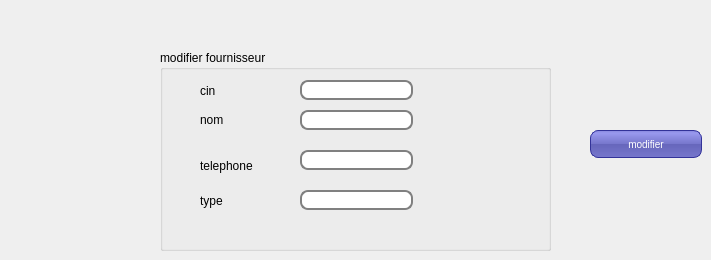
      <widget class="QWidget" name="tab_4">
       <attribute name="title">
        <string>modifier founisseur</string>
       </attribute>
       <widget class="QGroupBox" name="groupBox_2">
        <property name="geometry">
         <rect>
          <x>160</x>
          <y>50</y>
          <width>391</width>
          <height>201</height>
         </rect>
        </property>
        <property name="title">
         <string>modifier fournisseur</string>
        </property>
        <widget class="QLabel" name="label_5">
         <property name="geometry">
          <rect>
           <x>40</x>
           <y>30</y>
           <width>71</width>
           <height>21</height>
          </rect>
         </property>
         <property name="text">
          <string>cin</string>
         </property>
        </widget>
        <widget class="QLabel" name="label_6">
         <property name="geometry">
          <rect>
           <x>40</x>
           <y>60</y>
           <width>61</width>
           <height>20</height>
          </rect>
         </property>
         <property name="text">
          <string>nom</string>
         </property>
        </widget>
        <widget class="QLabel" name="label_7">
         <property name="geometry">
          <rect>
           <x>40</x>
           <y>100</y>
           <width>61</width>
           <height>31</height>
          </rect>
         </property>
         <property name="text">
          <string>telephone</string>
         </property>
        </widget>
        <widget class="QLabel" name="label_8">
         <property name="geometry">
          <rect>
           <x>40</x>
           <y>140</y>
           <width>81</width>
           <height>21</height>
          </rect>
         </property>
         <property name="text">
          <string>type</string>
         </property>
        </widget>
        <widget class="QLineEdit" name="ancien_cin">
         <property name="geometry">
          <rect>
           <x>140</x>
           <y>30</y>
           <width>113</width>
           <height>20</height>
          </rect>
         </property>
         <property name="styleSheet">
          <string notr="true">QLineEdit {
padding: 1px;
border-style: solid;
border: 2px solid gray;
border-radius: 8px;
}</string>
         </property>
        </widget>
        <widget class="QLineEdit" name="le_nom_2">
         <property name="geometry">
          <rect>
           <x>140</x>
           <y>60</y>
           <width>113</width>
           <height>20</height>
          </rect>
         </property>
         <property name="styleSheet">
          <string notr="true">QLineEdit {
padding: 1px;
border-style: solid;
border: 2px solid gray;
border-radius: 8px;
}</string>
         </property>
        </widget>
        <widget class="QLineEdit" name="le_telephone_2">
         <property name="geometry">
          <rect>
           <x>140</x>
           <y>100</y>
           <width>113</width>
           <height>20</height>
          </rect>
         </property>
         <property name="styleSheet">
          <string notr="true">QLineEdit {
padding: 1px;
border-style: solid;
border: 2px solid gray;
border-radius: 8px;
}</string>
         </property>
        </widget>
        <widget class="QLineEdit" name="le_type_2">
         <property name="geometry">
          <rect>
           <x>140</x>
           <y>140</y>
           <width>113</width>
           <height>20</height>
          </rect>
         </property>
         <property name="styleSheet">
          <string notr="true">QLineEdit {
padding: 1px;
border-style: solid;
border: 2px solid gray;
border-radius: 8px;
}</string>
         </property>
        </widget>
       </widget>
       <widget class="QPushButton" name="modifierfournisseur">
        <property name="geometry">
         <rect>
          <x>590</x>
          <y>130</y>
          <width>112</width>
          <height>28</height>
         </rect>
        </property>
        <property name="palette">
         <palette>
          <active>
           <colorrole role="WindowText">
            <brush brushstyle="SolidPattern">
             <color alpha="255">
              <red>255</red>
              <green>255</green>
              <blue>255</blue>
             </color>
            </brush>
           </colorrole>
           <colorrole role="Button">
            <brush brushstyle="LinearGradientPattern">
             <gradient startx="0.000000000000000" starty="0.000000000000000" endx="0.000000000000000" endy="1.000000000000000" type="LinearGradient" spread="PadSpread" coordinatemode="ObjectBoundingMode">
              <gradientstop position="0.000000000000000">
               <color alpha="255">
                <red>136</red>
                <green>136</green>
                <blue>221</blue>
               </color>
              </gradientstop>
              <gradientstop position="0.100000000000000">
               <color alpha="255">
                <red>153</red>
                <green>153</green>
                <blue>238</blue>
               </color>
              </gradientstop>
              <gradientstop position="0.490000000000000">
               <color alpha="255">
                <red>119</red>
                <green>119</green>
                <blue>204</blue>
               </color>
              </gradientstop>
              <gradientstop position="0.500000000000000">
               <color alpha="255">
                <red>102</red>
                <green>102</green>
                <blue>187</blue>
               </color>
              </gradientstop>
              <gradientstop position="1.000000000000000">
               <color alpha="255">
                <red>119</red>
                <green>119</green>
                <blue>204</blue>
               </color>
              </gradientstop>
             </gradient>
            </brush>
           </colorrole>
           <colorrole role="Light">
            <brush brushstyle="SolidPattern">
             <color alpha="255">
              <red>213</red>
              <green>127</green>
              <blue>255</blue>
             </color>
            </brush>
           </colorrole>
           <colorrole role="Midlight">
            <brush brushstyle="SolidPattern">
             <color alpha="255">
              <red>191</red>
              <green>63</green>
              <blue>255</blue>
             </color>
            </brush>
           </colorrole>
           <colorrole role="Dark">
            <brush brushstyle="SolidPattern">
             <color alpha="255">
              <red>85</red>
              <green>0</green>
              <blue>127</blue>
             </color>
            </brush>
           </colorrole>
           <colorrole role="Mid">
            <brush brushstyle="SolidPattern">
             <color alpha="255">
              <red>113</red>
              <green>0</green>
              <blue>170</blue>
             </color>
            </brush>
           </colorrole>
           <colorrole role="Text">
            <brush brushstyle="SolidPattern">
             <color alpha="255">
              <red>255</red>
              <green>255</green>
              <blue>255</blue>
             </color>
            </brush>
           </colorrole>
           <colorrole role="BrightText">
            <brush brushstyle="SolidPattern">
             <color alpha="255">
              <red>255</red>
              <green>255</green>
              <blue>255</blue>
             </color>
            </brush>
           </colorrole>
           <colorrole role="ButtonText">
            <brush brushstyle="SolidPattern">
             <color alpha="255">
              <red>255</red>
              <green>255</green>
              <blue>255</blue>
             </color>
            </brush>
           </colorrole>
           <colorrole role="Base">
            <brush brushstyle="LinearGradientPattern">
             <gradient startx="0.000000000000000" starty="0.000000000000000" endx="0.000000000000000" endy="1.000000000000000" type="LinearGradient" spread="PadSpread" coordinatemode="ObjectBoundingMode">
              <gradientstop position="0.000000000000000">
               <color alpha="255">
                <red>136</red>
                <green>136</green>
                <blue>221</blue>
               </color>
              </gradientstop>
              <gradientstop position="0.100000000000000">
               <color alpha="255">
                <red>153</red>
                <green>153</green>
                <blue>238</blue>
               </color>
              </gradientstop>
              <gradientstop position="0.490000000000000">
               <color alpha="255">
                <red>119</red>
                <green>119</green>
                <blue>204</blue>
               </color>
              </gradientstop>
              <gradientstop position="0.500000000000000">
               <color alpha="255">
                <red>102</red>
                <green>102</green>
                <blue>187</blue>
               </color>
              </gradientstop>
              <gradientstop position="1.000000000000000">
               <color alpha="255">
                <red>119</red>
                <green>119</green>
                <blue>204</blue>
               </color>
              </gradientstop>
             </gradient>
            </brush>
           </colorrole>
           <colorrole role="Window">
            <brush brushstyle="LinearGradientPattern">
             <gradient startx="0.000000000000000" starty="0.000000000000000" endx="0.000000000000000" endy="1.000000000000000" type="LinearGradient" spread="PadSpread" coordinatemode="ObjectBoundingMode">
              <gradientstop position="0.000000000000000">
               <color alpha="255">
                <red>136</red>
                <green>136</green>
                <blue>221</blue>
               </color>
              </gradientstop>
              <gradientstop position="0.100000000000000">
               <color alpha="255">
                <red>153</red>
                <green>153</green>
                <blue>238</blue>
               </color>
              </gradientstop>
              <gradientstop position="0.490000000000000">
               <color alpha="255">
                <red>119</red>
                <green>119</green>
                <blue>204</blue>
               </color>
              </gradientstop>
              <gradientstop position="0.500000000000000">
               <color alpha="255">
                <red>102</red>
                <green>102</green>
                <blue>187</blue>
               </color>
              </gradientstop>
              <gradientstop position="1.000000000000000">
               <color alpha="255">
                <red>119</red>
                <green>119</green>
                <blue>204</blue>
               </color>
              </gradientstop>
             </gradient>
            </brush>
           </colorrole>
           <colorrole role="Shadow">
            <brush brushstyle="SolidPattern">
             <color alpha="255">
              <red>0</red>
              <green>0</green>
              <blue>0</blue>
             </color>
            </brush>
           </colorrole>
           <colorrole role="AlternateBase">
            <brush brushstyle="SolidPattern">
             <color alpha="255">
              <red>212</red>
              <green>127</green>
              <blue>255</blue>
             </color>
            </brush>
           </colorrole>
           <colorrole role="ToolTipBase">
            <brush brushstyle="SolidPattern">
             <color alpha="255">
              <red>255</red>
              <green>255</green>
              <blue>220</blue>
             </color>
            </brush>
           </colorrole>
           <colorrole role="ToolTipText">
            <brush brushstyle="SolidPattern">
             <color alpha="255">
              <red>0</red>
              <green>0</green>
              <blue>0</blue>
             </color>
            </brush>
           </colorrole>
           <colorrole role="PlaceholderText">
            <brush brushstyle="SolidPattern">
             <color alpha="128">
              <red>0</red>
              <green>0</green>
              <blue>0</blue>
             </color>
            </brush>
           </colorrole>
          </active>
          <inactive>
           <colorrole role="WindowText">
            <brush brushstyle="SolidPattern">
             <color alpha="255">
              <red>255</red>
              <green>255</green>
              <blue>255</blue>
             </color>
            </brush>
           </colorrole>
           <colorrole role="Button">
            <brush brushstyle="LinearGradientPattern">
             <gradient startx="0.000000000000000" starty="0.000000000000000" endx="0.000000000000000" endy="1.000000000000000" type="LinearGradient" spread="PadSpread" coordinatemode="ObjectBoundingMode">
              <gradientstop position="0.000000000000000">
               <color alpha="255">
                <red>136</red>
                <green>136</green>
                <blue>221</blue>
               </color>
              </gradientstop>
              <gradientstop position="0.100000000000000">
               <color alpha="255">
                <red>153</red>
                <green>153</green>
                <blue>238</blue>
               </color>
              </gradientstop>
              <gradientstop position="0.490000000000000">
               <color alpha="255">
                <red>119</red>
                <green>119</green>
                <blue>204</blue>
               </color>
              </gradientstop>
              <gradientstop position="0.500000000000000">
               <color alpha="255">
                <red>102</red>
                <green>102</green>
                <blue>187</blue>
               </color>
              </gradientstop>
              <gradientstop position="1.000000000000000">
               <color alpha="255">
                <red>119</red>
                <green>119</green>
                <blue>204</blue>
               </color>
              </gradientstop>
             </gradient>
            </brush>
           </colorrole>
           <colorrole role="Light">
            <brush brushstyle="SolidPattern">
             <color alpha="255">
              <red>213</red>
              <green>127</green>
              <blue>255</blue>
             </color>
            </brush>
           </colorrole>
           <colorrole role="Midlight">
            <brush brushstyle="SolidPattern">
             <color alpha="255">
              <red>191</red>
              <green>63</green>
              <blue>255</blue>
             </color>
            </brush>
           </colorrole>
           <colorrole role="Dark">
            <brush brushstyle="SolidPattern">
             <color alpha="255">
              <red>85</red>
              <green>0</green>
              <blue>127</blue>
             </color>
            </brush>
           </colorrole>
           <colorrole role="Mid">
            <brush brushstyle="SolidPattern">
             <color alpha="255">
              <red>113</red>
              <green>0</green>
              <blue>170</blue>
             </color>
            </brush>
           </colorrole>
           <colorrole role="Text">
            <brush brushstyle="SolidPattern">
             <color alpha="255">
              <red>255</red>
              <green>255</green>
              <blue>255</blue>
             </color>
            </brush>
           </colorrole>
           <colorrole role="BrightText">
            <brush brushstyle="SolidPattern">
             <color alpha="255">
              <red>255</red>
              <green>255</green>
              <blue>255</blue>
             </color>
            </brush>
           </colorrole>
           <colorrole role="ButtonText">
            <brush brushstyle="SolidPattern">
             <color alpha="255">
              <red>255</red>
              <green>255</green>
              <blue>255</blue>
             </color>
            </brush>
           </colorrole>
           <colorrole role="Base">
            <brush brushstyle="LinearGradientPattern">
             <gradient startx="0.000000000000000" starty="0.000000000000000" endx="0.000000000000000" endy="1.000000000000000" type="LinearGradient" spread="PadSpread" coordinatemode="ObjectBoundingMode">
              <gradientstop position="0.000000000000000">
               <color alpha="255">
                <red>136</red>
                <green>136</green>
                <blue>221</blue>
               </color>
              </gradientstop>
              <gradientstop position="0.100000000000000">
               <color alpha="255">
                <red>153</red>
                <green>153</green>
                <blue>238</blue>
               </color>
              </gradientstop>
              <gradientstop position="0.490000000000000">
               <color alpha="255">
                <red>119</red>
                <green>119</green>
                <blue>204</blue>
               </color>
              </gradientstop>
              <gradientstop position="0.500000000000000">
               <color alpha="255">
                <red>102</red>
                <green>102</green>
                <blue>187</blue>
               </color>
              </gradientstop>
              <gradientstop position="1.000000000000000">
               <color alpha="255">
                <red>119</red>
                <green>119</green>
                <blue>204</blue>
               </color>
              </gradientstop>
             </gradient>
            </brush>
           </colorrole>
           <colorrole role="Window">
            <brush brushstyle="LinearGradientPattern">
             <gradient startx="0.000000000000000" starty="0.000000000000000" endx="0.000000000000000" endy="1.000000000000000" type="LinearGradient" spread="PadSpread" coordinatemode="ObjectBoundingMode">
              <gradientstop position="0.000000000000000">
               <color alpha="255">
                <red>136</red>
                <green>136</green>
                <blue>221</blue>
               </color>
              </gradientstop>
              <gradientstop position="0.100000000000000">
               <color alpha="255">
                <red>153</red>
                <green>153</green>
                <blue>238</blue>
               </color>
              </gradientstop>
              <gradientstop position="0.490000000000000">
               <color alpha="255">
                <red>119</red>
                <green>119</green>
                <blue>204</blue>
               </color>
              </gradientstop>
              <gradientstop position="0.500000000000000">
               <color alpha="255">
                <red>102</red>
                <green>102</green>
                <blue>187</blue>
               </color>
              </gradientstop>
              <gradientstop position="1.000000000000000">
               <color alpha="255">
                <red>119</red>
                <green>119</green>
                <blue>204</blue>
               </color>
              </gradientstop>
             </gradient>
            </brush>
           </colorrole>
           <colorrole role="Shadow">
            <brush brushstyle="SolidPattern">
             <color alpha="255">
              <red>0</red>
              <green>0</green>
              <blue>0</blue>
             </color>
            </brush>
           </colorrole>
           <colorrole role="AlternateBase">
            <brush brushstyle="SolidPattern">
             <color alpha="255">
              <red>212</red>
              <green>127</green>
              <blue>255</blue>
             </color>
            </brush>
           </colorrole>
           <colorrole role="ToolTipBase">
            <brush brushstyle="SolidPattern">
             <color alpha="255">
              <red>255</red>
              <green>255</green>
              <blue>220</blue>
             </color>
            </brush>
           </colorrole>
           <colorrole role="ToolTipText">
            <brush brushstyle="SolidPattern">
             <color alpha="255">
              <red>0</red>
              <green>0</green>
              <blue>0</blue>
             </color>
            </brush>
           </colorrole>
           <colorrole role="PlaceholderText">
            <brush brushstyle="SolidPattern">
             <color alpha="128">
              <red>0</red>
              <green>0</green>
              <blue>0</blue>
             </color>
            </brush>
           </colorrole>
          </inactive>
          <disabled>
           <colorrole role="WindowText">
            <brush brushstyle="SolidPattern">
             <color alpha="255">
              <red>255</red>
              <green>255</green>
              <blue>255</blue>
             </color>
            </brush>
           </colorrole>
           <colorrole role="Button">
            <brush brushstyle="LinearGradientPattern">
             <gradient startx="0.000000000000000" starty="0.000000000000000" endx="0.000000000000000" endy="1.000000000000000" type="LinearGradient" spread="PadSpread" coordinatemode="ObjectBoundingMode">
              <gradientstop position="0.000000000000000">
               <color alpha="255">
                <red>136</red>
                <green>136</green>
                <blue>221</blue>
               </color>
              </gradientstop>
              <gradientstop position="0.100000000000000">
               <color alpha="255">
                <red>153</red>
                <green>153</green>
                <blue>238</blue>
               </color>
              </gradientstop>
              <gradientstop position="0.490000000000000">
               <color alpha="255">
                <red>119</red>
                <green>119</green>
                <blue>204</blue>
               </color>
              </gradientstop>
              <gradientstop position="0.500000000000000">
               <color alpha="255">
                <red>102</red>
                <green>102</green>
                <blue>187</blue>
               </color>
              </gradientstop>
              <gradientstop position="1.000000000000000">
               <color alpha="255">
                <red>119</red>
                <green>119</green>
                <blue>204</blue>
               </color>
              </gradientstop>
             </gradient>
            </brush>
           </colorrole>
           <colorrole role="Light">
            <brush brushstyle="SolidPattern">
             <color alpha="255">
              <red>213</red>
              <green>127</green>
              <blue>255</blue>
             </color>
            </brush>
           </colorrole>
           <colorrole role="Midlight">
            <brush brushstyle="SolidPattern">
             <color alpha="255">
              <red>191</red>
              <green>63</green>
              <blue>255</blue>
             </color>
            </brush>
           </colorrole>
           <colorrole role="Dark">
            <brush brushstyle="SolidPattern">
             <color alpha="255">
              <red>85</red>
              <green>0</green>
              <blue>127</blue>
             </color>
            </brush>
           </colorrole>
           <colorrole role="Mid">
            <brush brushstyle="SolidPattern">
             <color alpha="255">
              <red>113</red>
              <green>0</green>
              <blue>170</blue>
             </color>
            </brush>
           </colorrole>
           <colorrole role="Text">
            <brush brushstyle="SolidPattern">
             <color alpha="255">
              <red>255</red>
              <green>255</green>
              <blue>255</blue>
             </color>
            </brush>
           </colorrole>
           <colorrole role="BrightText">
            <brush brushstyle="SolidPattern">
             <color alpha="255">
              <red>255</red>
              <green>255</green>
              <blue>255</blue>
             </color>
            </brush>
           </colorrole>
           <colorrole role="ButtonText">
            <brush brushstyle="SolidPattern">
             <color alpha="255">
              <red>255</red>
              <green>255</green>
              <blue>255</blue>
             </color>
            </brush>
           </colorrole>
           <colorrole role="Base">
            <brush brushstyle="LinearGradientPattern">
             <gradient startx="0.000000000000000" starty="0.000000000000000" endx="0.000000000000000" endy="1.000000000000000" type="LinearGradient" spread="PadSpread" coordinatemode="ObjectBoundingMode">
              <gradientstop position="0.000000000000000">
               <color alpha="255">
                <red>136</red>
                <green>136</green>
                <blue>221</blue>
               </color>
              </gradientstop>
              <gradientstop position="0.100000000000000">
               <color alpha="255">
                <red>153</red>
                <green>153</green>
                <blue>238</blue>
               </color>
              </gradientstop>
              <gradientstop position="0.490000000000000">
               <color alpha="255">
                <red>119</red>
                <green>119</green>
                <blue>204</blue>
               </color>
              </gradientstop>
              <gradientstop position="0.500000000000000">
               <color alpha="255">
                <red>102</red>
                <green>102</green>
                <blue>187</blue>
               </color>
              </gradientstop>
              <gradientstop position="1.000000000000000">
               <color alpha="255">
                <red>119</red>
                <green>119</green>
                <blue>204</blue>
               </color>
              </gradientstop>
             </gradient>
            </brush>
           </colorrole>
           <colorrole role="Window">
            <brush brushstyle="LinearGradientPattern">
             <gradient startx="0.000000000000000" starty="0.000000000000000" endx="0.000000000000000" endy="1.000000000000000" type="LinearGradient" spread="PadSpread" coordinatemode="ObjectBoundingMode">
              <gradientstop position="0.000000000000000">
               <color alpha="255">
                <red>136</red>
                <green>136</green>
                <blue>221</blue>
               </color>
              </gradientstop>
              <gradientstop position="0.100000000000000">
               <color alpha="255">
                <red>153</red>
                <green>153</green>
                <blue>238</blue>
               </color>
              </gradientstop>
              <gradientstop position="0.490000000000000">
               <color alpha="255">
                <red>119</red>
                <green>119</green>
                <blue>204</blue>
               </color>
              </gradientstop>
              <gradientstop position="0.500000000000000">
               <color alpha="255">
                <red>102</red>
                <green>102</green>
                <blue>187</blue>
               </color>
              </gradientstop>
              <gradientstop position="1.000000000000000">
               <color alpha="255">
                <red>119</red>
                <green>119</green>
                <blue>204</blue>
               </color>
              </gradientstop>
             </gradient>
            </brush>
           </colorrole>
           <colorrole role="Shadow">
            <brush brushstyle="SolidPattern">
             <color alpha="255">
              <red>0</red>
              <green>0</green>
              <blue>0</blue>
             </color>
            </brush>
           </colorrole>
           <colorrole role="AlternateBase">
            <brush brushstyle="SolidPattern">
             <color alpha="255">
              <red>170</red>
              <green>0</green>
              <blue>255</blue>
             </color>
            </brush>
           </colorrole>
           <colorrole role="ToolTipBase">
            <brush brushstyle="SolidPattern">
             <color alpha="255">
              <red>255</red>
              <green>255</green>
              <blue>220</blue>
             </color>
            </brush>
           </colorrole>
           <colorrole role="ToolTipText">
            <brush brushstyle="SolidPattern">
             <color alpha="255">
              <red>0</red>
              <green>0</green>
              <blue>0</blue>
             </color>
            </brush>
           </colorrole>
           <colorrole role="PlaceholderText">
            <brush brushstyle="SolidPattern">
             <color alpha="128">
              <red>0</red>
              <green>0</green>
              <blue>0</blue>
             </color>
            </brush>
           </colorrole>
          </disabled>
         </palette>
        </property>
        <property name="cursor">
         <cursorShape>PointingHandCursor</cursorShape>
        </property>
        <property name="focusPolicy">
         <enum>Qt::StrongFocus</enum>
        </property>
        <property name="contextMenuPolicy">
         <enum>Qt::DefaultContextMenu</enum>
        </property>
        <property name="styleSheet">
         <string notr="true">QPushButton {
color: white;
background-color: QLinearGradient( x1: 0, y1: 0, x2: 0, y2: 1, stop: 0 #88d, stop: 0.1 #99e, stop: 0.49 #77c, stop: 0.5 #66b, stop: 1 #77c);
border-width: 1px;
border-color: #339;
border-style: solid;
border-radius: 8;
padding: 3px;
font-size: 10px;
padding-left: 5px;
padding-right: 5px;
min-width: 100px;
max-width: 100px;
min-height: 20px;
max-height: 20px;
}</string>
        </property>
        <property name="text">
         <string>modifier</string>
        </property>
        <property name="autoDefault">
         <bool>false</bool>
        </property>
       </widget>
      </widget>
